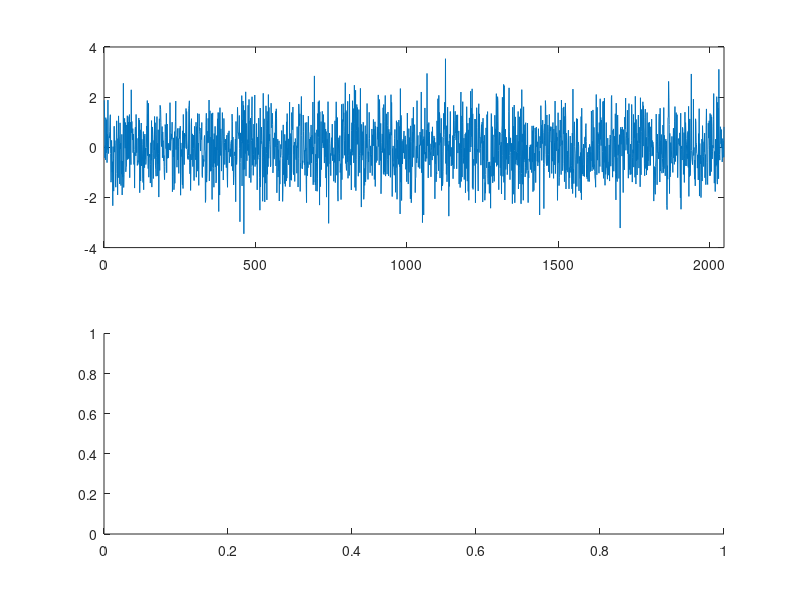

The MATLAB script that drew this image: (Note: this script raises an error after producing the figure.)
clc
clear all
warning('off', 'all');

M = 2048;

bb1 = randn(1, M);
bb2 = 9 * randn(1,M) + 7;

%% représentations fréquentielles

% spectrogramme bb1
figure,
subplot(2,1,1);
plot(bb1);
xlim([0;2048]);
subplot(2,1,2);
spectrogram(bb1, 64,0, 'yaxis');
ylabel('Frequences');

% spectrogramme bb2
figure,
subplot(2,1,1);
plot(bb2);
xlim([0;2048]);
subplot(2,1,2);
spectrogram(bb2, 64,0, 'yaxis');
ylabel('Frequences');

%% Etapes DFA

clc
clear all
warning('off', 'all');

M = 2001;
N = 64;
L = round(M / N);
bb1 = randn(1, M);
bb2 = 9 * randn(1,M) + 7;

profilY = ProfilY(bb1, M);

% calcul des coefficients qui fit la courbe
coefsX = CalculCoefsProfil(profilY, L, N);

% calcul du profil global
F = CalculProfilGlobal(bb1, L, N);

%% calcul du profil global pour différents N

clc
clear all
warning('off', 'all');

M = 2001;
bb1 = randn(1, M);
bb2 = 9 * randn(1,M) + 7;

Ns = [13, 17, 21, 27, 35, 47, 59, 77, 99, 135, 189];
Fs = zeros(size(Ns)); % vecteurs des valeurs F à calculer en fonction de N
for i = 1:size(Ns,2)
   N = Ns(i);
   Fs(i) = CalculF(bb1, M, N);
end

% calcul du fit pour obtenir le coefficient de régularité alpha
logF = log(Fs);
logN = log(Ns);
coefsDroite = polyfit(logN, logF, 1);
alpha = coefsDroite(1);
fit = polyval(coefsDroite, logN);
display(alpha);

hold on
plot(logN, logF, 'o');
plot(logN, fit, 'r');
xlabel('log( F(N) )');
ylabel('log( N )');
hold off

%% représentation profil + fit

clc
clear all
warning('off', 'all');

M = 2001;
bb1 = randn(1, M);
bb2 = 9 * randn(1,M) + 7;
N = 189;
L = floor(M/N);

profilY = ProfilY(bb1, M);
coefs = CalculCoefsProfil(profilY, L, N);
fit = CalculFit(bb1, M, N, L);


hold on
plot(profilY);
plot(fit, 'r');

for l = 1:L
    xline(l*N);
end
hold off

%% statistiques sur la régularité bb centré

clc
clear all
warning('off', 'all');

M = 2001;
alphasCentres = zeros(1,50);
alphasNonCentres = zeros(1,50);
w = waitbar(0, 'traitement des régularités');
for i = 1:50
    bbCentre = randn(1, M);
    bbNonCentre = 9 * randn(1,M) + 7;
    
    alphasCentres(i) = Regularite(bbCentre, 'DFA');
    alphasNonCentres(i) = Regularite(bbNonCentre,'DFA');
    
    waitbar(i/50);
end
close(w);

mu1 = mean(alphasCentres);
sd1 = std(alphasCentres);
mu2 = mean(alphasNonCentres);
sd2 = std(alphasNonCentres);

% figure avec moyennes et écarts types
errorbar([mu1, mu2], [sd1, sd2], 'or');
xlim([0, 3]);
xticks([1,2]);
xticklabels({'Bb centré', 'Bb non centré'});

%% DMA étape par étape

clc
clear all
warning('off', 'all');

M = 2001;
N = 64;
bb1 = randn(1, M);
filtre = ones(1, N) / N;

profil = ProfilY(bb1, M);
tendance = conv(profil, filtre, 'same');

% subplot(2,1,1), plot(profil);
% subplot(2,1,2), plot(tendance);
figure,
hold on
plot(profil);
plot(tendance, 'r');
hold off


%% calcul régularité avec DMA

clc
clear all
warning('off', 'all');

M = 2001;
bb1 = randn(1, M);

[alpha1, beta1, logN1, logF1] = Regularite(bb1, 'DMA');
fit1 = polyval([alpha1, beta1], logN1);
[alpha2, beta2, logN2, logF2] = Regularite(bb1, 'DFA');
fit2 = polyval([alpha2, beta2], logN2);

hold on;
plot(logN1, logF1, 'o');
plot(logN1, fit1);
plot(logN2, logF2, 'o');
plot(logN2, fit2);
hold off

%% analyse signaux réels

% data = load('dataEEG2020.mat');

% y = cell2mat(dataEEG2020e'e'(p,s));

alpha = zeros(28, 1);
electrode = repmat(' ', 28,1);
sujet = repmat(' ', 28,1);
etat = repmat(' ', 28,1);
method = repmat(' ', 28,1);

df = table(sujet, electrode, etat, alpha);
